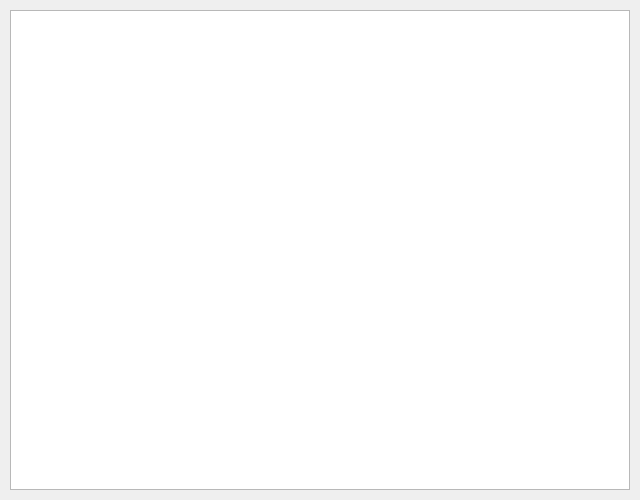
<?xml version="1.0" encoding="UTF-8"?>
<ui version="4.0">
 <class>Logger</class>
 <widget class="QWidget" name="Logger">
  <property name="geometry">
   <rect>
    <x>0</x>
    <y>0</y>
    <width>640</width>
    <height>500</height>
   </rect>
  </property>
  <property name="windowTitle">
   <string>Logger</string>
  </property>
  <widget class="QTableView" name="tableView">
   <property name="geometry">
    <rect>
     <x>10</x>
     <y>10</y>
     <width>620</width>
     <height>480</height>
    </rect>
   </property>
  </widget>
 </widget>
 <resources/>
 <connections/>
</ui>
